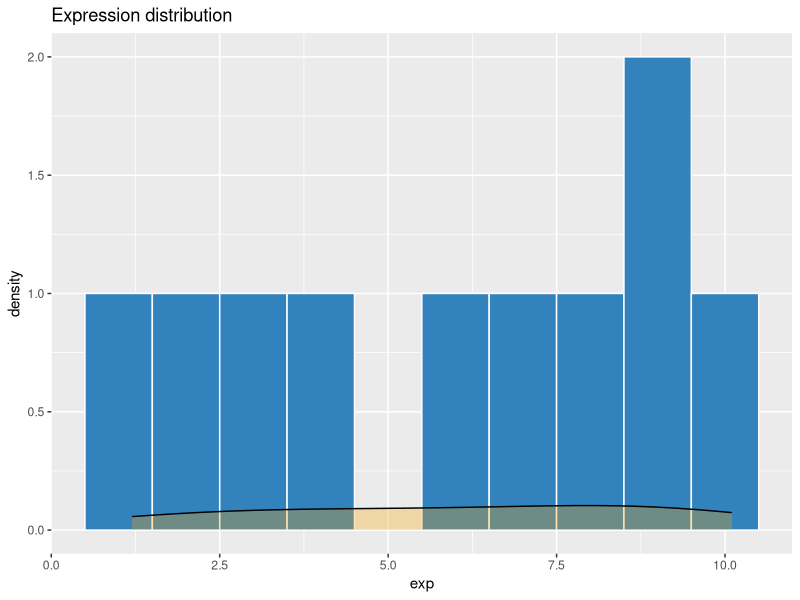
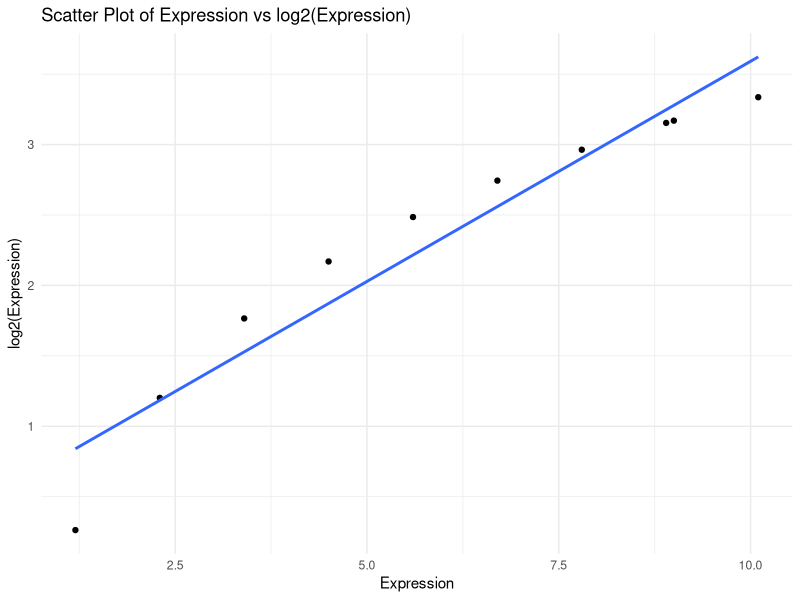
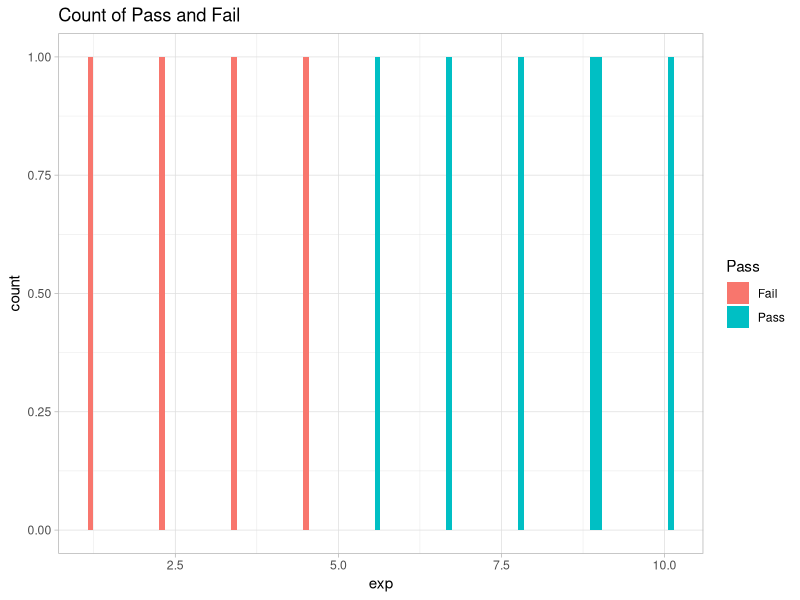
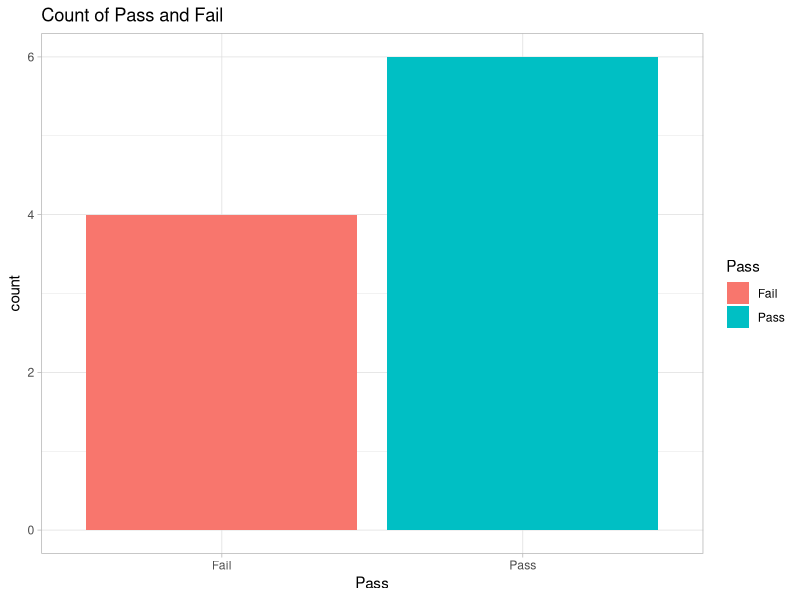
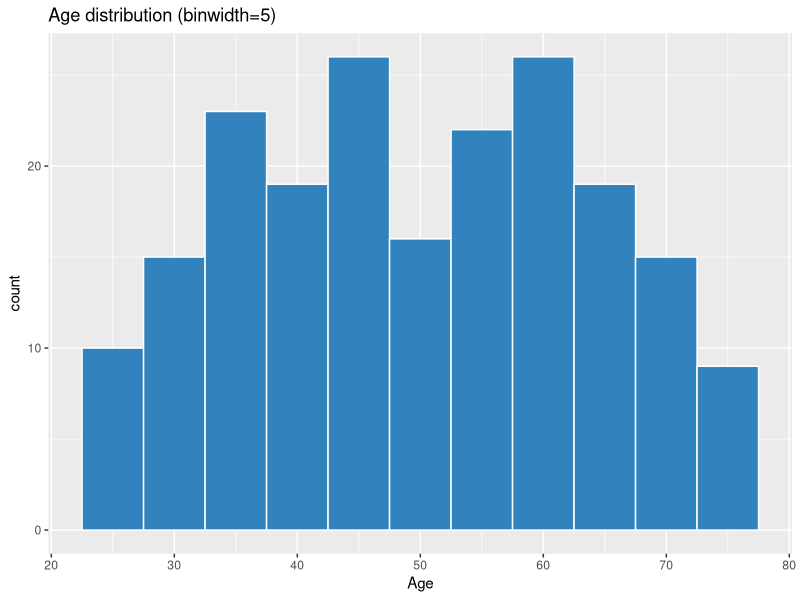
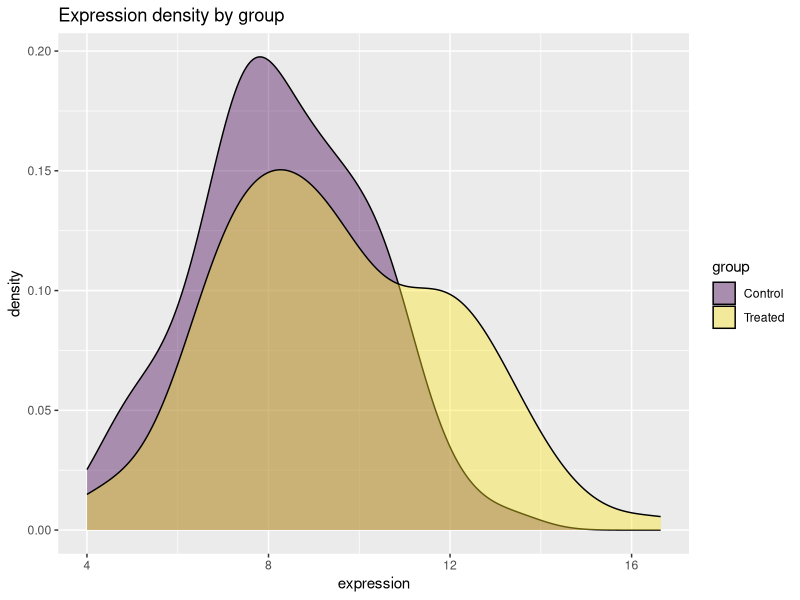
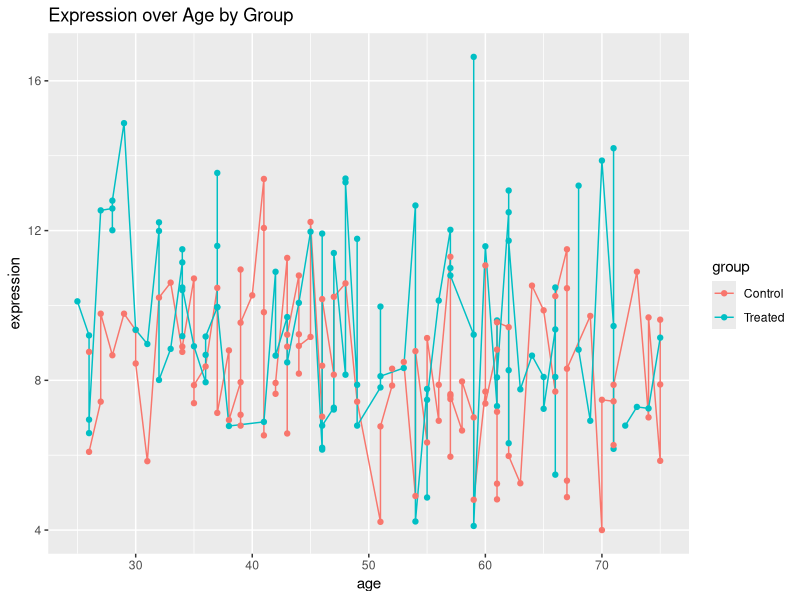
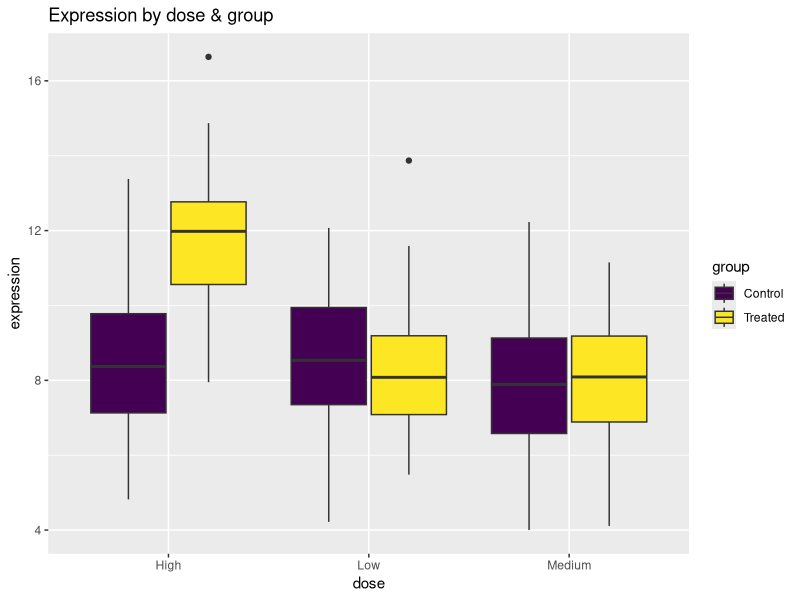

Reproduce these figures in R, in order.
## ---- chunk 1
knitr::opts_knit$set(root.dir = "/workspaces/codespaces_RStudio/course_materials/R_basics")

# Set your working directory once per session
getwd()
setwd("/workspaces/codespaces_RStudio/course_materials/R_basics")


# Install required libraries once:

install.packages(c("tidyverse", "viridis", "GGally"))
## ---- chunk 2
# Basic arithmetic
2 + 2  # Addition
5 * 3  # Multiplication
10 / 2 # Division

## ---- chunk 3

x <- 10    # arrow assignment 
y = 5      # equals also valid
x


x + y      # addition
x * y      # multiplication
x ^ 2      # exponentiation
x > y      # logical test

## ---- chunk 4

my_numeric <- 42.0
my_char    <- "Hello"
my_logical <- TRUE

class(my_numeric)   # "numeric"
my_numeric <- as.character(my_numeric)  # "42"
## ---- chunk 5
v <- c(1,2,3,4,5)
str(v)         # structure
summary(v)     # summary stats
length(v)      # 5
## ---- chunk 6

v <- c(10, 20, 30, 40, 50)

v[1]       # Access the first element
v[2:4]     # Access elements from index 2 to 4
v[c(1, 5)] # Access the 1st and 5th elements
v[v > 25]  # Subset elements greater than 25
## ---- chunk 7
# Create a 3x3 matrix
m <- matrix(1:9, nrow = 3, byrow = TRUE)

m[2, 3]         # Access the element in the 2nd row, 3rd column
dim(m)          # Get the dimensions of the matrix (rows and columns)
m[1, ]          # Access the entire first row
m[, 2]          # Access the entire second column
## ---- chunk 8
# Create a list containing a vector and a matrix
my_list <- list(a = v, b = m)

my_list$a      # Access the vector by name
my_list$b      # Access the matrix by name
my_list[[1]]   # Access the first element of the list (vector)
my_list[[2]][2, 3]  # Access the 2nd row, 3rd column of the matrix in the list
## ---- chunk 9
# Create a data frame with 3 columns 10 rows
df <- data.frame(gene = c("G1","G2","G3","G4","G5","G6","G7","G8","G9","G10"),
                 exp =  c(1.2, 3.4, 5.6, 7.8, 9.0, 2.3, 4.5, 6.7, 8.9, 10.1),
                 group = c("A", "B", "A", "B", "A", "B", "A", "B", "A", "B"),
                 stringsAsFactors = FALSE)
str(df)
summary(df)

# Accessing data frame elements
# Accessing data frame elements
df$gene        # Access the "gene" column
df[1, ]       # Access the first row
df[ , 2]      # Access the second column
df[df$exp > 5, ] # Subset rows where exp is greater than 5
df[df$group == "A", ] # Subset rows where group is "A"
df[df$exp > 5 & df$group == "A", ] # Subset rows where exp is greater than 5 and group is "A"
# Adding a new column
df$Pass <- ifelse(df$exp > 5, "Pass", "Fail")
df
## ---- chunk 10
# Create a factor variable
df$group <- factor(df$group, levels = c("A", "B"), labels = c("Group A", "Group B"))
df$group
# Check the structure of the data frame
str(df)
# Convert a character vector to a factor
df$gene <- factor(df$gene)
df$gene
# Check the levels of the factor
levels(df$gene)
# Convert a factor back to a character vector
df$gene <- as.character(df$gene)
df$gene
## ---- chunk 11

library(dplyr)
## ---- chunk 12
# Select specific columns
df_selected <- select(df, gene, exp)
df_selected
## ---- chunk 13
# Filter rows based on a condition
df_filtered <- filter(df, exp > 5)
df_filtered
## ---- chunk 14
# Add a new column
df_mutated <- mutate(df, Pass = ifelse(exp > 5, "Pass", "Fail"))
df_mutated
## ---- chunk 15
# Sort rows by Score in descending order
df_arranged <- arrange(df, desc(exp))
df_arranged
## ---- chunk 16
library(dplyr)

df %>%
  group_by(group) %>%
  summarise(mean_expr = mean(exp),
            count     = n())

# Group by Pass/Fail and calculate average expression
df_grouped <- df %>%
  mutate(Pass = ifelse(exp > 5, "Pass", "Fail")) %>%
  group_by(Pass) %>%
  summarise(mean_exp = mean(exp))
df_grouped

## ---- chunk 17
# Example: Convert wide data to long format
library(tidyr)
wide <- data.frame(id = 1:2, A = c(5,7), B = c(2,3))
wide 
long <- wide %>%
  pivot_longer(cols = A:B,
               names_to  = "marker",
               values_to = "value")
long 
## ---- chunk 18
# Example: Convert long data back to wide format
wide_again <- long %>%
  pivot_wider(names_from = marker,
              values_from = value)
wide_again
## ---- chunk 19

library(ggplot2)
## ---- chunk 20
ggplot(df, aes(exp)) +
  geom_histogram(binwidth = 1, fill = "#3182bd", colour = "white") +
  geom_density(alpha = .3, fill = "orange") +
  labs(title = "Expression distribution")

## ---- chunk 21
# Create a scatter plot
ggplot(df, aes(exp, log2(exp))) +
  geom_point() +
  geom_smooth(method = "lm", se = FALSE) +
  labs(title = "Scatter Plot of Expression vs log2(Expression)",
    x = "Expression",
    y = "log2(Expression)") +
  theme_minimal() 
## ---- chunk 22
# Create a bar plot
ggplot(df , aes(x = exp, fill = Pass)) +
  geom_bar() +
  theme_light() +
  labs(title = "Count of Pass and Fail")
## ---- chunk 23
ggplot(df, aes(x = Pass, fill = Pass)) +
  geom_bar() +
  theme_light() +
  labs(title = "Count of Pass and Fail")
## ---- chunk 24

library(readr)
biomed <- read_csv("biomed_data.csv", show_col_types = FALSE)
glimpse(biomed)      # columns & types
summary(biomed)      # summary stats & NAs
## ---- chunk 25

# Keep only patient_id, age, group, expression
biomed %>%
  select(patient_id, age, group, expression) %>%
  head(5)

# Keep only patient_id, age, group, expression
biomed_filtered <- biomed %>%
  select(patient_id, age, group, expression) %>%
  filter(age > 30 & group == "Treated")
biomed_filtered
## ---- chunk 26
# Patients older than 60 in Treated group
biomed %>%
  filter(age > 60, group == "Treated") %>%
  select(patient_id, age, group)
## ---- chunk 27
# Add a new column for age category and sort by expression
biomed_mutated <- biomed %>%
  mutate(age_category = ifelse(age > 50, "Senior", "Adult")) %>%
  arrange(desc(expression))
biomed_mutated
## ---- chunk 28
# Mean expression & count per group & dose
biomed %>%
  group_by(group, dose) %>%
  summarise(mean_expr = mean(expression, na.rm = TRUE),
            sd_expr   = sd(expression, na.rm = TRUE),
            n         = n())
## ---- chunk 29
# Group by group and calculate mean expression
biomed_summary <- biomed %>%
  group_by(group) %>%
  summarise(mean_expression = mean(expression, na.rm = TRUE),
            count = n())
biomed_summary
## ---- chunk 30
# Frequency table of region
biomed %>%
  count(region) %>%
  arrange(desc(n))
## ---- chunk 31
# Combine all steps into a single pipeline    <!-- filter(age > 30 & group == "Treatment") %>% -->
biomed_pipeline <- biomed %>%
  select(patient_id, age, group, expression) %>%
  
  mutate(age_category = ifelse(age > 50, "Senior", "Young")) %>%
  group_by(age_category) %>%
  summarise(mean_expression = mean(expression, na.rm = TRUE),
            count = n()) %>%
  arrange(desc(mean_expression))
biomed_pipeline
## ---- chunk 32
ggplot(biomed, aes(age)) +
  geom_histogram(binwidth = 5, fill = "#3182bd", colour = "white") +
  labs(title = "Age distribution (binwidth=5)", x = "Age")
## ---- chunk 33
ggplot(biomed, aes(expression, fill = group)) +
  geom_density(alpha = .4) +
  scale_fill_viridis_d() +
  labs(title = "Expression density by group")
## ---- chunk 34
# Line plot showing trends over time
ggplot(biomed, aes(x = age, y = expression, group = group, colour = group)) +
  geom_line() +
  geom_point() +
  labs(title = "Expression over Age by Group")

## ---- chunk 35
ggplot(biomed, aes(dose, expression, fill = group)) +
  geom_boxplot(position = position_dodge(width = .8)) +
  scale_fill_viridis_d() +
  labs(title = "Expression by dose & group")
## ---- chunk 36
ggplot(biomed, aes(region, marker_D, fill = region)) +
  geom_violin(trim = FALSE, alpha = .5) +
  geom_boxplot(width = .1, colour = "black", outlier.shape = NA) +
  scale_fill_viridis_d() +
  labs(title = "Marker_D distribution by region") +
  theme(axis.text.x = element_text(angle = 45, hjust = 1))
## ---- chunk 37
ggplot(biomed, aes(marker_A, marker_B, colour = dose)) +
  geom_point(alpha = .6) +
  geom_smooth(method = "lm", se = FALSE) +
  facet_wrap(~ dose) +
  scale_colour_viridis_d() +
  labs(title = "marker_B vs marker_A by dose")
## ---- chunk 38
ggplot(biomed, aes(age, heart_rate, colour = group)) +
  geom_jitter(width = .5, height = 0) +
  scale_colour_viridis_d() +
  labs(title = "Heart rate vs age (jittered)") +
  theme_minimal()
## ---- chunk 39
ggplot(biomed, aes(marker_E, fill = group)) +
  geom_histogram(bins = 20, alpha = .6) +
  facet_grid(group ~ dose) +
  scale_fill_viridis_d() +
  labs(title = "marker_E distribution, group × dose")
## ---- chunk 40
ggplot(biomed, aes(region, fill = group)) +
  geom_bar(position = "dodge") +
  scale_fill_viridis_d() +
  labs(title = "Patient counts by region & group")
## ---- chunk 41
library(GGally)
# Create a pairwise scatterplot matrix
ggpairs(biomed, columns = c("marker_A", "marker_B", "marker_C", "marker_D"),
        aes(colour = group, alpha = 0.5)) +
  theme_minimal() +
  labs(title = "Pairwise scatterplot matrix")
## ---- chunk 42
# Compute correlation matrix
cor_matrix <- cor(biomed[, c("marker_A", "marker_B", "marker_C", "marker_D")], use = "pairwise.complete.obs")
# Convert to long form
library(tidyr)
# Convert correlation matrix to long format without using rownames_to_column
Long <- as.data.frame(as.table(cor_matrix))
# Plot heatmap
ggplot(Long, aes(Var1, Var2, fill = Freq)) +
  geom_tile() +
  scale_fill_gradient2(low = "blue", mid = "white", high = "red",
                       midpoint = 0) +
  labs(title = "Correlation heatmap") +
  theme(axis.text.x = element_text(angle=45, hjust=1))

## ---- chunk 43
# Compute correlation matrix
nums <- biomed %>%
  select(marker_A, marker_B, marker_C, marker_D,
         marker_E, expression, heart_rate, RBC_count) %>%
  cor(use = "pairwise.complete.obs")

# Convert to long form
library(tidyr)
# corr_long <- as.data.frame(nums) %>%
#   rownames_to_column("var1") %>%
#   pivot_longer(-var1, names_to="var2", values_to="corr")
# 
# # Plot heatmap
# ggplot(corr_long, aes(var1, var2, fill = corr)) +
#   geom_tile() +
#   scale_fill_gradient2(low = "blue", mid = "white", high = "red",
#                        midpoint = 0) +
#   labs(title = "Correlation heatmap") +
#   theme(axis.text.x = element_text(angle=45, hjust=1))
library(tidyr)
Long <- as.data.frame(as.table(nums))
# Plot heatmap
ggplot(Long, aes(Var1, Var2, fill = Freq)) +
  geom_tile() +
  scale_fill_gradient2(low = "blue", mid = "white", high = "red",
                       midpoint = 0) +
  labs(title = "Correlation heatmap") +
  theme(axis.text.x = element_text(angle=45, hjust=1))
